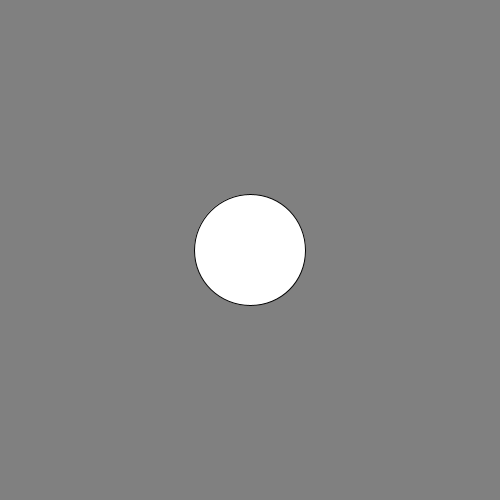
Frame 1 (no input)
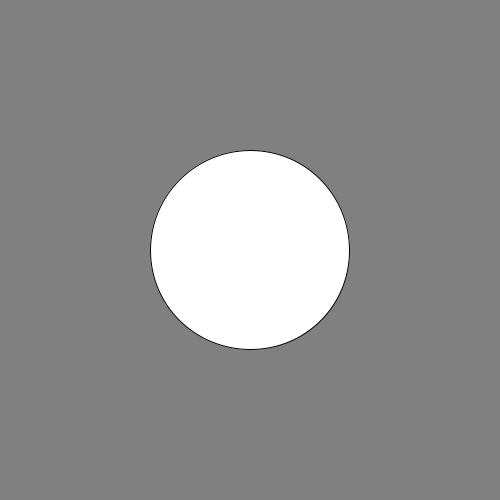
Frame 60 (the mouse pressed at the canvas centre just before this capture)
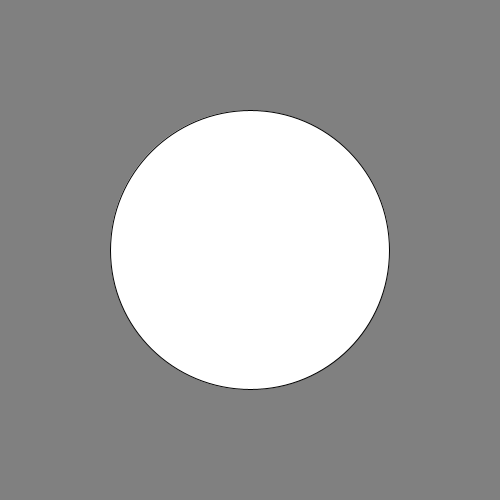
Frame 120 (the mouse held since frame 60 and released just before this capture)

The Processing sketch that drew these frames (run headless with seeded random() and noise(); from frame 60 on, the mouse is pressed at the canvas centre):

// Processing sketch: Interpolation
// ── Interpolation.pde
void setup() {
  size(500, 500);
}

void draw() {
  background(128);

  // what is linerar interpolation?
  // given a range of nimbers and a percent 
  // return a corresponding number at that percent

  //drive percent with mouse position:
  //float p = mouseX / (float) width;

  //Drive percent with Time:
  float p = millis() / (float)5000;

  //float size =  lerpCust(100, 500, p);

  float size = mapCust(millis(), 0, 5000.0, 100, 500);

  ellipse(250, 250, size, size);
}


float mapCust(float value, float min1, float max1, float min2, float max2) {
  float range = max1 - min1;
  float p = (value - min1)                                                                                                                                                                                                                                                                                                                                                                                                                                                       / range;
   
  float output = min2 + (max2 - min2)*p;
  
  return output;
}



//function override!
float lerpCust(float min, float max, float p) {
  return lerpCust(min, max, p, true);
}

float lerpCust(float min, float max, float p, boolean allowExtrapolation) {

  if (!allowExtrapolation) {
    if (p > 1) p = 1;
    if (p < 0) p = 1;
  }

  float range = max - min;
  float output = min + (range*p);

  return output;
}
